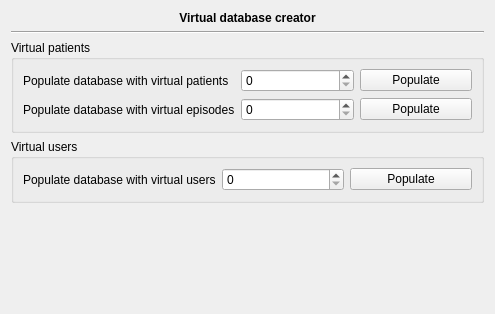
<?xml version="1.0" encoding="UTF-8"?>
<ui version="4.0">
 <class>MainWin::Internal::VirtualDatabasePreferences</class>
 <widget class="QWidget" name="MainWin::Internal::VirtualDatabasePreferences">
  <property name="geometry">
   <rect>
    <x>0</x>
    <y>0</y>
    <width>495</width>
    <height>314</height>
   </rect>
  </property>
  <property name="windowTitle">
   <string>Form</string>
  </property>
  <layout class="QGridLayout" name="gridLayout_3">
   <item row="0" column="0" colspan="2">
    <widget class="QLabel" name="label">
     <property name="font">
      <font>
       <weight>75</weight>
       <bold>true</bold>
      </font>
     </property>
     <property name="text">
      <string>Virtual database creator</string>
     </property>
     <property name="alignment">
      <set>Qt::AlignCenter</set>
     </property>
    </widget>
   </item>
   <item row="1" column="0" colspan="2">
    <widget class="Line" name="line">
     <property name="orientation">
      <enum>Qt::Horizontal</enum>
     </property>
    </widget>
   </item>
   <item row="2" column="0" colspan="2">
    <widget class="QGroupBox" name="groupBox">
     <property name="title">
      <string>Virtual patients</string>
     </property>
     <layout class="QGridLayout" name="gridLayout">
      <item row="0" column="0">
       <widget class="QLabel" name="label_2">
        <property name="text">
         <string>Populate database with virtual patients</string>
        </property>
       </widget>
      </item>
      <item row="0" column="1">
       <widget class="QSpinBox" name="nbVirtualPatients">
        <property name="maximum">
         <number>1000000</number>
        </property>
        <property name="singleStep">
         <number>100</number>
        </property>
       </widget>
      </item>
      <item row="0" column="2">
       <widget class="QPushButton" name="populateDb">
        <property name="text">
         <string>Populate</string>
        </property>
       </widget>
      </item>
      <item row="1" column="0">
       <widget class="QLabel" name="label_3">
        <property name="text">
         <string>Populate database with virtual episodes</string>
        </property>
       </widget>
      </item>
      <item row="1" column="1">
       <widget class="QSpinBox" name="nbVirtualEpisodes"/>
      </item>
      <item row="1" column="2">
       <widget class="QPushButton" name="populateEpisodes">
        <property name="text">
         <string>Populate</string>
        </property>
       </widget>
      </item>
     </layout>
    </widget>
   </item>
   <item row="3" column="0" colspan="2">
    <widget class="QGroupBox" name="groupBox_2">
     <property name="title">
      <string>Virtual users</string>
     </property>
     <layout class="QGridLayout" name="gridLayout_2">
      <item row="0" column="0">
       <widget class="QLabel" name="label_4">
        <property name="text">
         <string>Populate database with virtual users</string>
        </property>
       </widget>
      </item>
      <item row="0" column="1">
       <widget class="QSpinBox" name="nbVirtualUsers">
        <property name="maximum">
         <number>1000000</number>
        </property>
        <property name="singleStep">
         <number>100</number>
        </property>
       </widget>
      </item>
      <item row="0" column="2">
       <widget class="QPushButton" name="populateUsers">
        <property name="text">
         <string>Populate</string>
        </property>
       </widget>
      </item>
     </layout>
    </widget>
   </item>
   <item row="4" column="1">
    <spacer name="verticalSpacer">
     <property name="orientation">
      <enum>Qt::Vertical</enum>
     </property>
     <property name="sizeHint" stdset="0">
      <size>
       <width>20</width>
       <height>40</height>
      </size>
     </property>
    </spacer>
   </item>
  </layout>
 </widget>
 <resources/>
 <connections/>
</ui>
